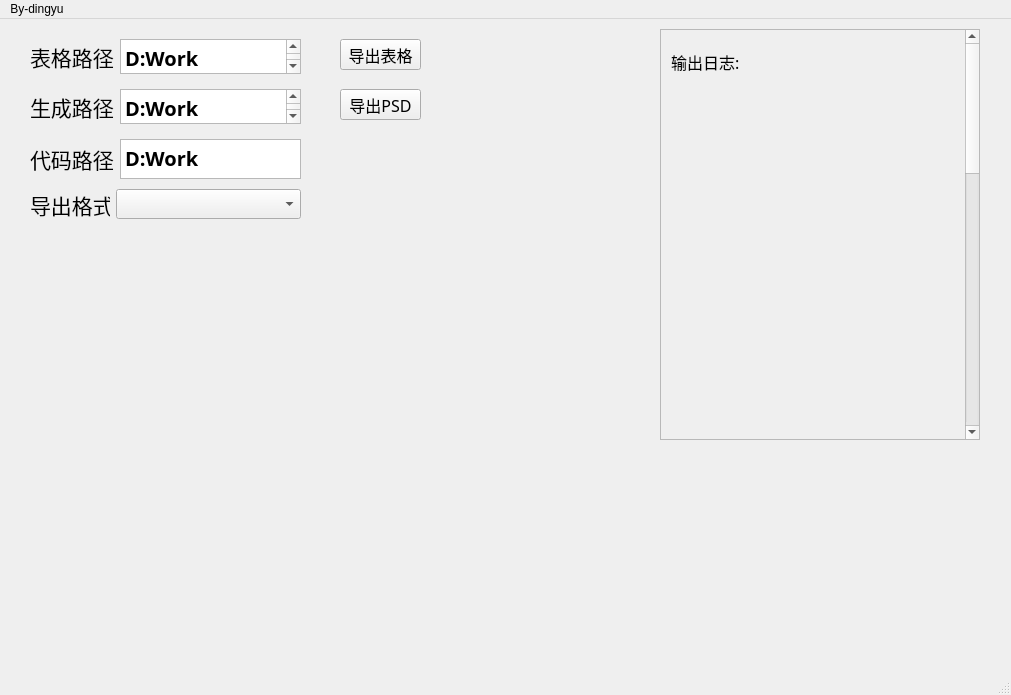
<?xml version="1.0" encoding="UTF-8"?>
<ui version="4.0">
 <class>MainWindow</class>
 <widget class="QMainWindow" name="MainWindow">
  <property name="geometry">
   <rect>
    <x>0</x>
    <y>0</y>
    <width>1011</width>
    <height>695</height>
   </rect>
  </property>
  <property name="windowTitle">
   <string>MainWindow</string>
  </property>
  <widget class="QWidget" name="centralwidget">
   <widget class="QWidget" name="horizontalLayoutWidget">
    <property name="geometry">
     <rect>
      <x>30</x>
      <y>10</y>
      <width>271</width>
      <height>55</height>
     </rect>
    </property>
    <layout class="QHBoxLayout" name="layout_excel">
     <property name="sizeConstraint">
      <enum>QLayout::SetDefaultConstraint</enum>
     </property>
     <property name="leftMargin">
      <number>0</number>
     </property>
     <property name="topMargin">
      <number>10</number>
     </property>
     <property name="bottomMargin">
      <number>10</number>
     </property>
     <item>
      <widget class="QLabel" name="label">
       <property name="font">
        <font>
         <family>Adobe Arabic</family>
         <pointsize>16</pointsize>
        </font>
       </property>
       <property name="text">
        <string>表格路径</string>
       </property>
      </widget>
     </item>
     <item>
      <widget class="QPlainTextEdit" name="edit_excel">
       <property name="minimumSize">
        <size>
         <width>150</width>
         <height>35</height>
        </size>
       </property>
       <property name="font">
        <font>
         <family>Adobe Arabic</family>
         <pointsize>15</pointsize>
         <weight>75</weight>
         <bold>true</bold>
        </font>
       </property>
       <property name="plainText">
        <string>D:Work</string>
       </property>
      </widget>
     </item>
    </layout>
   </widget>
   <widget class="QWidget" name="horizontalLayoutWidget_2">
    <property name="geometry">
     <rect>
      <x>30</x>
      <y>60</y>
      <width>271</width>
      <height>55</height>
     </rect>
    </property>
    <layout class="QHBoxLayout" name="layout_path">
     <property name="sizeConstraint">
      <enum>QLayout::SetDefaultConstraint</enum>
     </property>
     <property name="leftMargin">
      <number>0</number>
     </property>
     <property name="topMargin">
      <number>10</number>
     </property>
     <property name="bottomMargin">
      <number>10</number>
     </property>
     <item>
      <widget class="QLabel" name="label_2">
       <property name="font">
        <font>
         <family>Adobe Arabic</family>
         <pointsize>16</pointsize>
        </font>
       </property>
       <property name="text">
        <string>生成路径</string>
       </property>
      </widget>
     </item>
     <item>
      <widget class="QPlainTextEdit" name="edit_path">
       <property name="minimumSize">
        <size>
         <width>150</width>
         <height>35</height>
        </size>
       </property>
       <property name="font">
        <font>
         <family>Adobe Arabic</family>
         <pointsize>15</pointsize>
         <weight>75</weight>
         <bold>true</bold>
        </font>
       </property>
       <property name="plainText">
        <string>D:Work</string>
       </property>
      </widget>
     </item>
    </layout>
   </widget>
   <widget class="QWidget" name="horizontalLayoutWidget_3">
    <property name="geometry">
     <rect>
      <x>30</x>
      <y>160</y>
      <width>271</width>
      <height>51</height>
     </rect>
    </property>
    <layout class="QHBoxLayout" name="layout_type">
     <property name="sizeConstraint">
      <enum>QLayout::SetDefaultConstraint</enum>
     </property>
     <property name="leftMargin">
      <number>0</number>
     </property>
     <property name="topMargin">
      <number>10</number>
     </property>
     <property name="bottomMargin">
      <number>10</number>
     </property>
     <item>
      <widget class="QLabel" name="label_3">
       <property name="maximumSize">
        <size>
         <width>80</width>
         <height>16777215</height>
        </size>
       </property>
       <property name="font">
        <font>
         <family>Adobe Arabic</family>
         <pointsize>16</pointsize>
        </font>
       </property>
       <property name="text">
        <string>导出格式</string>
       </property>
      </widget>
     </item>
     <item>
      <widget class="QComboBox" name="comboBox">
       <property name="minimumSize">
        <size>
         <width>0</width>
         <height>30</height>
        </size>
       </property>
      </widget>
     </item>
    </layout>
   </widget>
   <widget class="QWidget" name="horizontalLayoutWidget_4">
    <property name="geometry">
     <rect>
      <x>30</x>
      <y>110</y>
      <width>271</width>
      <height>60</height>
     </rect>
    </property>
    <layout class="QHBoxLayout" name="layout_codepath">
     <property name="sizeConstraint">
      <enum>QLayout::SetDefaultConstraint</enum>
     </property>
     <property name="leftMargin">
      <number>0</number>
     </property>
     <property name="topMargin">
      <number>10</number>
     </property>
     <property name="bottomMargin">
      <number>10</number>
     </property>
     <item>
      <widget class="QLabel" name="label_4">
       <property name="font">
        <font>
         <family>Adobe Arabic</family>
         <pointsize>16</pointsize>
        </font>
       </property>
       <property name="text">
        <string>代码路径</string>
       </property>
      </widget>
     </item>
     <item>
      <widget class="QPlainTextEdit" name="edit_codepath">
       <property name="minimumSize">
        <size>
         <width>150</width>
         <height>35</height>
        </size>
       </property>
       <property name="font">
        <font>
         <family>Adobe Arabic</family>
         <pointsize>15</pointsize>
         <weight>75</weight>
         <bold>true</bold>
        </font>
       </property>
       <property name="plainText">
        <string>D:Work</string>
       </property>
      </widget>
     </item>
    </layout>
   </widget>
   <widget class="QScrollArea" name="scroll">
    <property name="geometry">
     <rect>
      <x>660</x>
      <y>10</y>
      <width>320</width>
      <height>411</height>
     </rect>
    </property>
    <property name="contextMenuPolicy">
     <enum>Qt::ActionsContextMenu</enum>
    </property>
    <property name="widgetResizable">
     <bool>true</bool>
    </property>
    <widget class="QWidget" name="contents">
     <property name="enabled">
      <bool>true</bool>
     </property>
     <property name="geometry">
      <rect>
       <x>0</x>
       <y>0</y>
       <width>301</width>
       <height>1200</height>
      </rect>
     </property>
     <property name="minimumSize">
      <size>
       <width>200</width>
       <height>1200</height>
      </size>
     </property>
     <property name="contextMenuPolicy">
      <enum>Qt::CustomContextMenu</enum>
     </property>
     <widget class="QWidget" name="verticalLayoutWidget">
      <property name="geometry">
       <rect>
        <x>10</x>
        <y>20</y>
        <width>281</width>
        <height>51</height>
       </rect>
      </property>
      <layout class="QVBoxLayout" name="log_layout">
       <property name="sizeConstraint">
        <enum>QLayout::SetFixedSize</enum>
       </property>
       <item>
        <widget class="QLabel" name="log_3">
         <property name="enabled">
          <bool>true</bool>
         </property>
         <property name="minimumSize">
          <size>
           <width>200</width>
           <height>20</height>
          </size>
         </property>
         <property name="maximumSize">
          <size>
           <width>200</width>
           <height>40</height>
          </size>
         </property>
         <property name="font">
          <font>
           <family>宋体</family>
           <pointsize>12</pointsize>
          </font>
         </property>
         <property name="cursor">
          <cursorShape>ArrowCursor</cursorShape>
         </property>
         <property name="layoutDirection">
          <enum>Qt::LeftToRight</enum>
         </property>
         <property name="text">
          <string>输出日志:</string>
         </property>
         <property name="scaledContents">
          <bool>false</bool>
         </property>
         <property name="wordWrap">
          <bool>true</bool>
         </property>
        </widget>
       </item>
      </layout>
     </widget>
    </widget>
   </widget>
   <widget class="QPushButton" name="btn_excel">
    <property name="geometry">
     <rect>
      <x>340</x>
      <y>20</y>
      <width>81</width>
      <height>31</height>
     </rect>
    </property>
    <property name="font">
     <font>
      <family>方正粗圆简体</family>
      <pointsize>12</pointsize>
     </font>
    </property>
    <property name="text">
     <string>导出表格</string>
    </property>
   </widget>
   <widget class="QPushButton" name="btn_psd">
    <property name="geometry">
     <rect>
      <x>340</x>
      <y>70</y>
      <width>81</width>
      <height>31</height>
     </rect>
    </property>
    <property name="font">
     <font>
      <family>方正粗圆简体</family>
      <pointsize>12</pointsize>
     </font>
    </property>
    <property name="text">
     <string>导出PSD</string>
    </property>
   </widget>
  </widget>
  <widget class="QStatusBar" name="statusbar"/>
  <widget class="QMenuBar" name="menubar">
   <property name="geometry">
    <rect>
     <x>0</x>
     <y>0</y>
     <width>1011</width>
     <height>23</height>
    </rect>
   </property>
   <widget class="QMenu" name="menuBy_dingyu">
    <property name="title">
     <string>By-dingyu</string>
    </property>
   </widget>
   <addaction name="menuBy_dingyu"/>
  </widget>
 </widget>
 <resources/>
 <connections/>
</ui>
